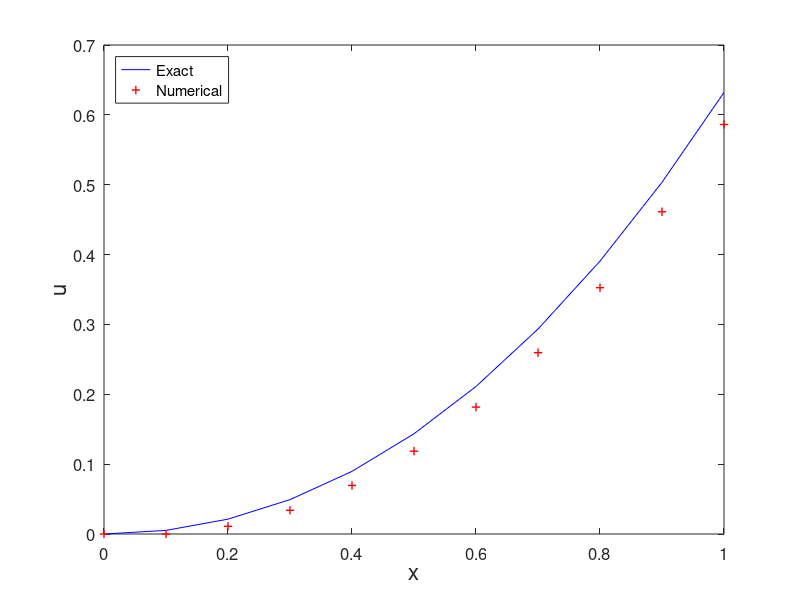

Reproduce this figure in MATLAB.
% Euler1.m
% Euler method for the ODE model
% u'(x)=x^2+x-u, x in [0,1] 
% Initial condition: u(0)=0 ;
% Exact solution: u(x)=-exp(-x)+x^2-x+1.
clear all; close all;
h=0.1;
x=0:h:1;                       % interval partition
N=length(x)-1;
u(1)=0;                        % initial value
fun=@(t,u) t.^2+t-u;           % RHS
for n=1:N
    u(n+1)=u(n)+h.*fun(x(n),u(n));
end
ue=-exp(-x)+x.^2-x+1;          % exact solution
plot(x,ue,'b-',x,u,'r+','LineWidth',1)
legend('Exact','Numerical','location','northwest')
% title('Euler method','fontsize',12)
set(gca,'fontsize',12)
xlabel('x','fontsize',16), ylabel('u','fontsize',16)

% print -dpng -r600 Euler1.png
% print -depsc2 Euler1.eps
